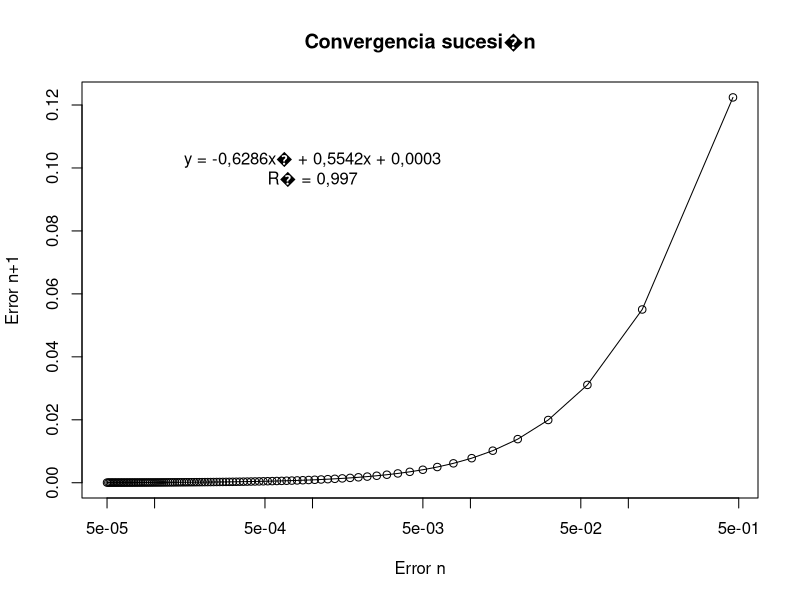
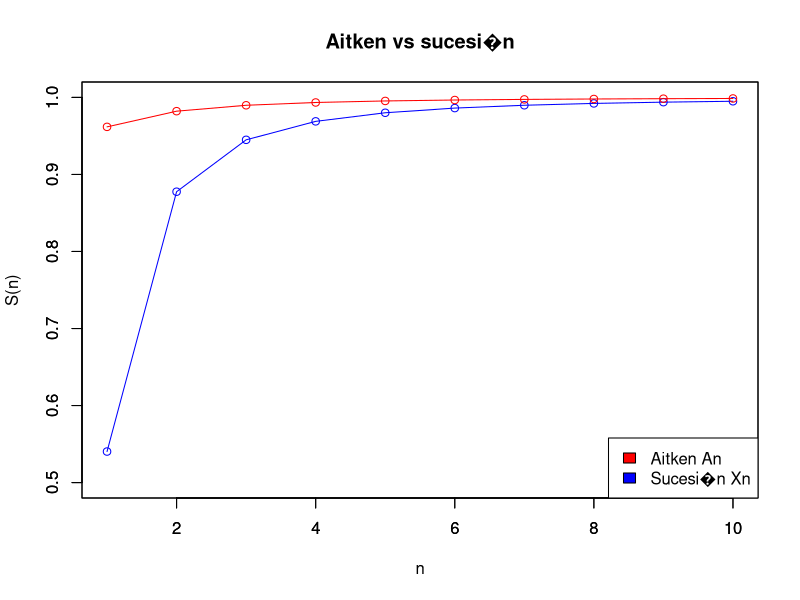

The R source for these figures, in order:
#Taller 1 Punto 4.1 Convergencia por Aitken 
#Stiven Gonzalez Olaya
#John Jairo Gonzalez Martinez
#Karen Sofia Coral Godoy
#Daniel Esteban Tibaquira Galindo

convergencia = function(s, ini, fin, val){
  ErrorY = c()
  ErrorX = c()
  cat("----------------------------\n")
  cat("Error n\t\tError n+1\n")
  cat("-----------------------------\n")
  for (i in ini+1:fin){
    errorX = abs(val-s(i-1))  
    errorY = abs(val-s(i))
    ErrorX = c(ErrorX, errorX)
    ErrorY = c(ErrorY, errorY)
    cat(errorX, "\t", errorY, "\n")
  }
  cat("\n\n\n")
  plot(x=ErrorX, y=ErrorY, xlab="Error n", ylab="Error n+1", log="x", main="Convergencia sucesi�n", type="o" )
  text(1e-03, 0.1, "y = -0,6286x� + 0,5542x + 0,0003\nR� = 0,997")
}

aitken = function(s, n) {
  Xn = s(1)
  Xn1 = s(2)
  Xn2 = s(3)
  An = 0
  
  DatAn = c()
  DatSn = c()
  DatX = c()
  cat("------------------------------------------------\n")
  cat("Aitken\t\t\tSucesi�n\n")
  cat("------------------------------------------------\n")
  for (i in 4:(n+3)){
    An = Xn2 - ((Xn2-Xn1)^2/(Xn2-2*Xn1+Xn))
    Xn = s(i-2)
    Xn1 = s(i-1)
    Xn2 = s(i)
    DatAn = c(DatAn, An)
    DatSn = c(DatSn, s(i-3))
    DatX = c(DatX, i-3)
    cat(An, "\t", s(i-3), "\n")
  }
  plot(x=DatX, y=DatSn, ylim=c(0.5,1), xlab="", ylab="", main="Aitken vs sucesi�n", col="blue", type="o");
  par(new=TRUE)
  plot(x=DatX, y=DatAn, ylim=c(0.5,1), xlab="n", ylab="S(n)", col="red", type="o");
  legend("bottomright", c("Aitken An","Sucesi�n Xn"),fill=c("red","blue"))
}

s = function(x){
  cos(1/x)  
}

convergencia(s, 1, 100, 1)
aitken(s, 10)


